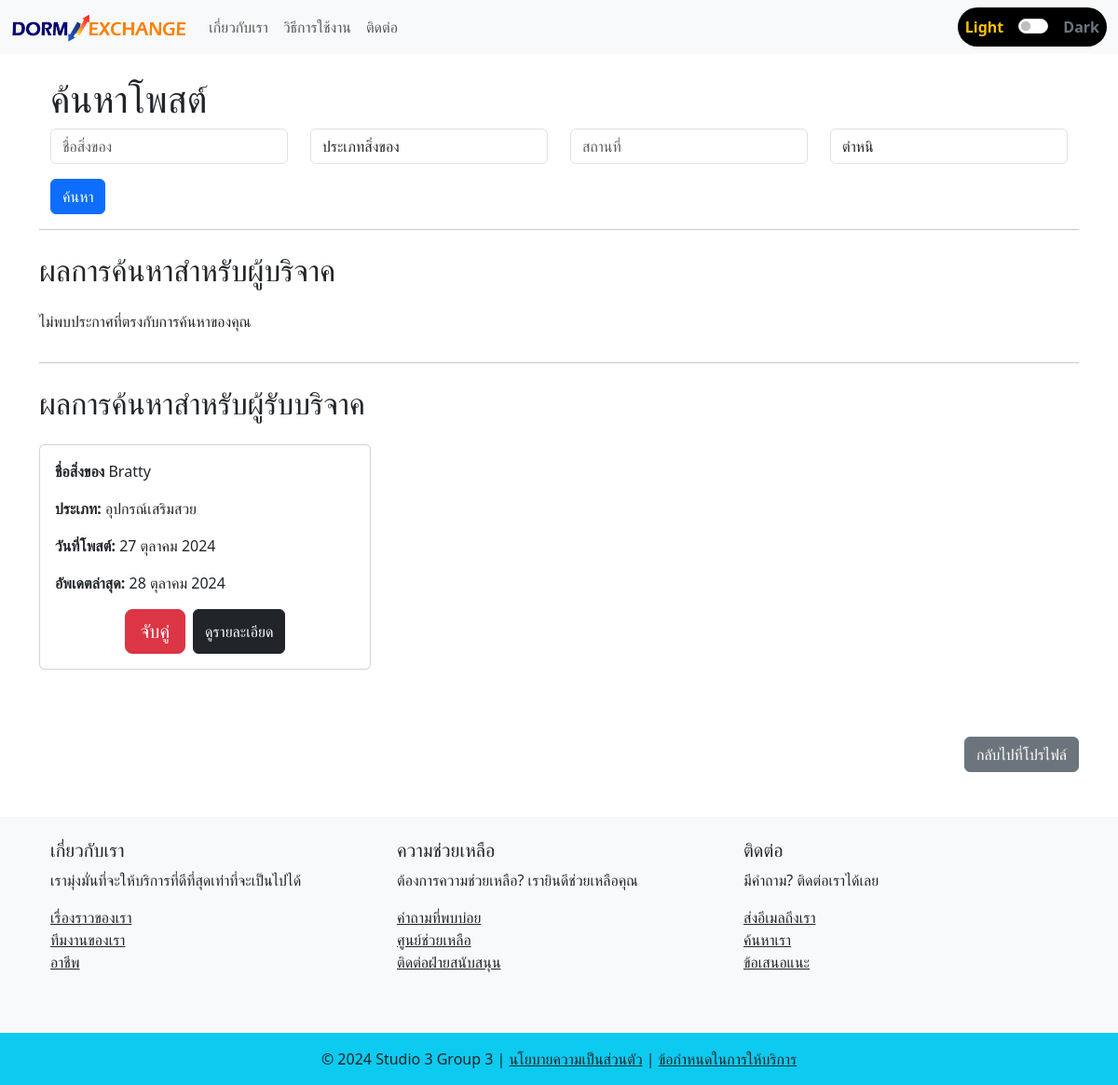
The page /search/19 (signed in) on the database as committed earlier.
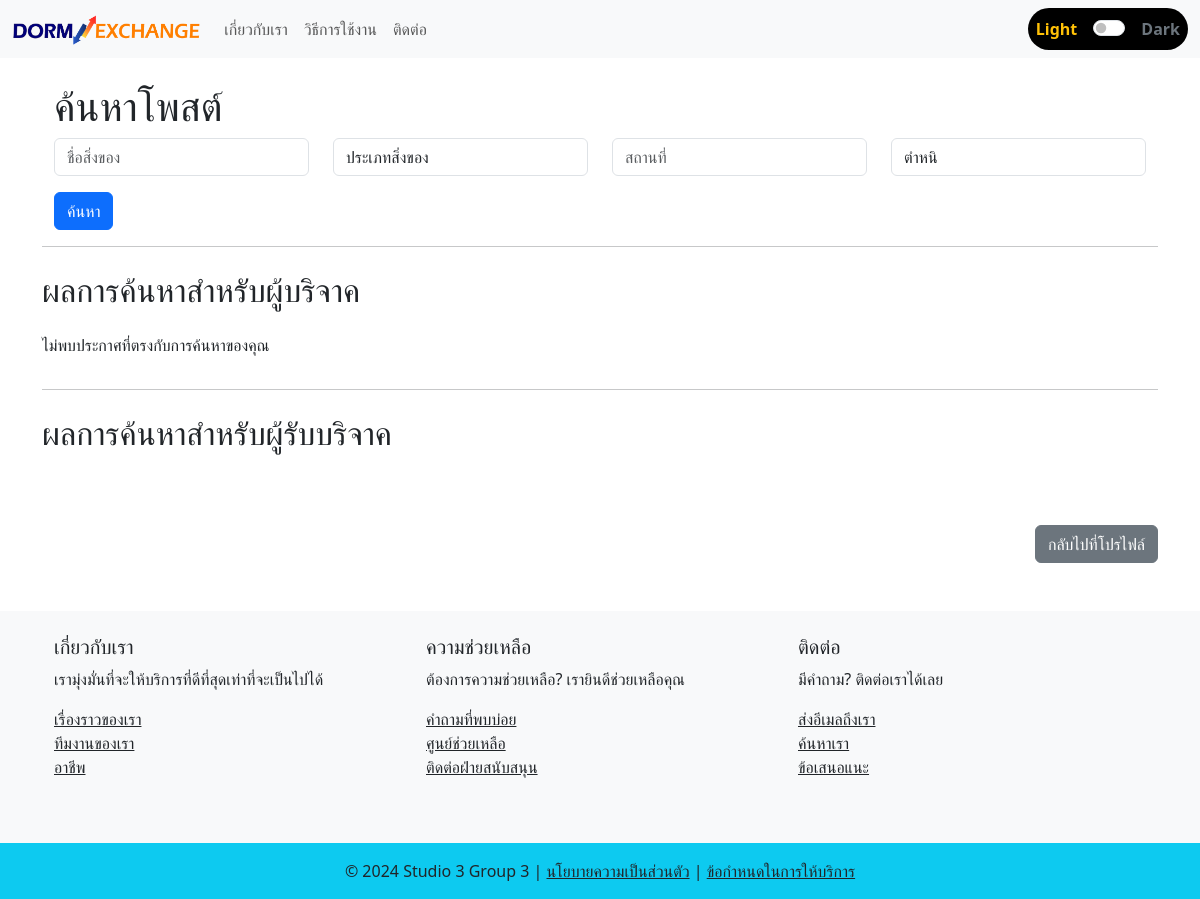
The same page on the database as committed later.
### myapp/models.py (models this page shows, shortened)
class PostReceiver(models.Model):
    post_ID = models.AutoField(primary_key=True)
    stuff_name = models.CharField(max_length=50)
    categories = models.CharField(max_length=50, choices=CATEGORIES)
    description = models.TextField()
    defect = models.CharField(max_length=50, choices=DEFECT)
    user_profile = models.ForeignKey(UserProfile, on_delete=models.CASCADE)
    place = models.TextField()
    date_limit = models.DateField()
    created_at = models.DateTimeField(default=timezone.now)
    updated_at = models.DateTimeField(auto_now=True)
    is_matched = models.BooleanField(default=False)
    is_confirm = models.BooleanField(default=False)

### myapp/views.py (the view)
# urls.py: path('search/<int:id>', views.search_posts, name='search_posts'),
def search_posts(request, id):
    CATEGORIES = [
    ("หนังสือ", "หนังสือ"),
    ("เครื่องครัว", "เครื่องครัว"),
    ("อุปกรณ์เสริมสวย", "อุปกรณ์เสริมสวย"),
    ("เครื่องใช้ไฟฟ้า", "เครื่องใช้ไฟฟ้า"),
    ("เฟอร์นิเจอร์", "เฟอร์นิเจอร์"),
    ("อุปกรณ์สำหรับสัตว์เลี้ยง", "อุปกรณ์สำหรับสัตว์เลี้ยง"),
    ("เสื้อผ้า", "เสื้อผ้า"),
    ]
    DEFECT = [
        ("ไม่มี", "ไม่มี"),
        ("น้อย", "น้อย"),
        ("ปานกลาง", "ปานกลาง"),
        ("มาก", "มาก"),
    ]
    query = request.GET.get("q", "")
    category = request.GET.get("category", "")
    place = request.GET.get("place", "")
    defect = request.GET.get("defect", "")
    user_profile = request.user.profile
    giver_posts = PostGiver.objects.exclude(user_profile=user_profile)
    receiver_posts = PostReceiver.objects.exclude(user_profile=user_profile)
    if query:
        giver_posts = giver_posts.filter(stuff_name__icontains=query)
        receiver_posts = receiver_posts.filter(stuff_name__icontains=query)
    if category:
        giver_posts = giver_posts.filter(categories=category)
        receiver_posts = receiver_posts.filter(categories=category)
    if place:
        giver_posts = giver_posts.filter(place__icontains=place)
        receiver_posts = receiver_posts.filter(place__icontains=place)
    if defect:
        giver_posts = giver_posts.filter(defect=defect)
        receiver_posts = receiver_posts.filter(defect=defect)
    context = {
        "user_profile":user_profile,
        "query": query,
        "category": category,
        "place": place,
        "defect": defect,
        "giver_posts": giver_posts,
        "receiver_posts": receiver_posts,
        "user_profile": user_profile,
        "CATEGORIES": CATEGORIES,
        "DEFECT": DEFECT,
    }
    return render(request, "myweb/search_posts.html", context)

### myapp/templatetags/form_tags.py (called while the page is built)
@register.filter
def date_thai(date):
    if not date:
        return ""
    return f"{date.day} {MONTHS_TH[date.month - 1]} {date.year}"

### myapp/templates/myweb/search_posts.html (shortened to what the changed rows need)
{% extends 'myweb/base.html' %}
{% load form_tags %}
{% block background_style %}
background-color: rgba(255, 255, 255);
{% endblock %}
{% block content %}
<div class="container mt-4">
    <h1>ค้นหาโพสต์</h1>
</div>
<h2 class = "my-4">ผลการค้นหาสำหรับผู้บริจาค</h2>
<h2 class = "my-4">ผลการค้นหาสำหรับผู้รับบริจาค</h2>
<div class="row">
    {% for receiver_post in receiver_posts %}
    {% if not receiver_post.is_matched %}
        <div class="col-md-4 mb-4">
            <div class="card">
                <div class="card-body">
                    <p class="card-text"><strong>ชื่อสิ่งของ </strong>{{ receiver_post.stuff_name }}</p>
                    <p class="card-text"><strong>ประเภท:</strong> {{ receiver_post.categories }}</p>
                    <p class="card-text"><strong>วันที่โพสต์:</strong> {{ receiver_post.created_at|date_thai }}</p>
                    <p class="card-text"><strong>อัพเดตล่าสุด:</strong> {{ receiver_post.updated_at|date_thai }}</p>
                    <div class="d-flex justify-content-center">
                        <a class="btn btn-danger mx-1 btn-lg" href="{% url 'send_data_giver' receiver_post.post_ID %}" title="จับคู่โพสต์นี้">จับคู่</a>
                        <button type="button" class="btn btn-dark mx-1" data-bs-toggle="modal" data-bs-target="#detailsModal{{ receiver_post.post_ID }}">ดูรายละเอียด</button>
                    </div>
                </div>
            </div>
        </div>
        {% endif %}
    {% empty %}
        <p>ไม่พบประกาศที่ตรงกับการค้นหาของคุณ</p>
    {% endfor %}
</div>
{% endblock %}

Rows that differ between the two databases and show on the page:
removed PostReceiver: stuff_name "Bratty", categories "อุปกรณ์เสริมสวย", created_at "27 ตุลาคม 2024", updated_at "28 ตุลาคม 2024"
